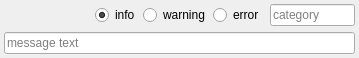
<?xml version="1.0" encoding="UTF-8"?>
<ui version="4.0">
 <class>CStatusMessageFilterBar</class>
 <widget class="QFrame" name="CStatusMessageFilterBar">
  <property name="geometry">
   <rect>
    <x>0</x>
    <y>0</y>
    <width>359</width>
    <height>58</height>
   </rect>
  </property>
  <property name="windowTitle">
   <string>Status message filter</string>
  </property>
  <layout class="QGridLayout" name="gl_StatusMessageFilter">
   <property name="leftMargin">
    <number>4</number>
   </property>
   <property name="topMargin">
    <number>4</number>
   </property>
   <property name="rightMargin">
    <number>4</number>
   </property>
   <property name="bottomMargin">
    <number>4</number>
   </property>
   <item row="0" column="1">
    <widget class="QFrame" name="fr_Severity">
     <layout class="QHBoxLayout" name="hl_Severity">
      <property name="spacing">
       <number>3</number>
      </property>
      <property name="leftMargin">
       <number>10</number>
      </property>
      <property name="topMargin">
       <number>0</number>
      </property>
      <property name="rightMargin">
       <number>0</number>
      </property>
      <property name="bottomMargin">
       <number>0</number>
      </property>
      <item>
       <widget class="QRadioButton" name="rb_Info">
        <property name="text">
         <string>info</string>
        </property>
        <property name="checked">
         <bool>true</bool>
        </property>
       </widget>
      </item>
      <item>
       <widget class="QRadioButton" name="rb_Warning">
        <property name="text">
         <string>warning</string>
        </property>
       </widget>
      </item>
      <item>
       <widget class="QRadioButton" name="rb_Error">
        <property name="text">
         <string>error</string>
        </property>
       </widget>
      </item>
     </layout>
    </widget>
   </item>
   <item row="0" column="0">
    <widget class="swift::gui::filters::CFilterBarButtons" name="filter_Buttons">
     <property name="minimumSize">
      <size>
       <width>75</width>
       <height>0</height>
      </size>
     </property>
    </widget>
   </item>
   <item row="0" column="2">
    <widget class="QLineEdit" name="le_Category">
     <property name="placeholderText">
      <string>category</string>
     </property>
    </widget>
   </item>
   <item row="1" column="0" colspan="3">
    <widget class="QLineEdit" name="le_MessageText">
     <property name="placeholderText">
      <string>message text</string>
     </property>
    </widget>
   </item>
  </layout>
 </widget>
 <customwidgets>
  <customwidget>
   <class>swift::gui::filters::CFilterBarButtons</class>
   <extends>QFrame</extends>
   <header>gui/filters/filterbarbuttons.h</header>
   <container>1</container>
  </customwidget>
 </customwidgets>
 <resources/>
 <connections/>
</ui>
